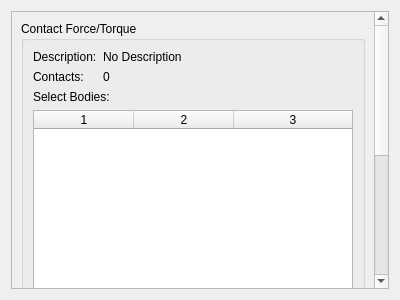
<?xml version="1.0" encoding="UTF-8"?>
<ui version="4.0">
 <class>ContactForceTorqueWidget</class>
 <widget class="QWidget" name="ContactForceTorqueWidget">
  <property name="geometry">
   <rect>
    <x>0</x>
    <y>0</y>
    <width>400</width>
    <height>300</height>
   </rect>
  </property>
  <property name="windowTitle">
   <string>Form</string>
  </property>
  <layout class="QGridLayout" name="gridLayout">
   <item row="0" column="0">
    <widget class="QScrollArea" name="_contactScroll">
     <property name="horizontalScrollBarPolicy">
      <enum>Qt::ScrollBarAlwaysOff</enum>
     </property>
     <property name="widgetResizable">
      <bool>true</bool>
     </property>
     <widget class="QWidget" name="_contactContents">
      <property name="geometry">
       <rect>
        <x>0</x>
        <y>-179</y>
        <width>364</width>
        <height>536</height>
       </rect>
      </property>
      <layout class="QGridLayout" name="gridLayout_3">
       <item row="0" column="0">
        <widget class="QGroupBox" name="_contactsGroupBox">
         <property name="title">
          <string>Contact Force/Torque</string>
         </property>
         <layout class="QGridLayout" name="gridLayout_6">
          <item row="0" column="0">
           <layout class="QFormLayout" name="_contactFormLayout">
            <item row="0" column="0">
             <widget class="QLabel" name="_contactDescriptionLabel">
              <property name="text">
               <string>Description:</string>
              </property>
             </widget>
            </item>
            <item row="0" column="1">
             <widget class="QLabel" name="_contactDescription">
              <property name="text">
               <string>No Description</string>
              </property>
              <property name="wordWrap">
               <bool>true</bool>
              </property>
             </widget>
            </item>
            <item row="1" column="0">
             <widget class="QLabel" name="_contactContactsLabel">
              <property name="text">
               <string>Contacts:</string>
              </property>
             </widget>
            </item>
            <item row="1" column="1">
             <widget class="QLabel" name="_contacts">
              <property name="text">
               <string>0</string>
              </property>
             </widget>
            </item>
           </layout>
          </item>
          <item row="1" column="0">
           <layout class="QVBoxLayout" name="_contactLayout">
            <item>
             <widget class="QLabel" name="_contactFilterLabel">
              <property name="text">
               <string>Select Bodies:</string>
              </property>
             </widget>
            </item>
            <item>
             <widget class="QTableWidget" name="_contactBodyPairs">
              <property name="editTriggers">
               <set>QAbstractItemView::NoEditTriggers</set>
              </property>
              <property name="selectionBehavior">
               <enum>QAbstractItemView::SelectRows</enum>
              </property>
              <property name="columnCount">
               <number>3</number>
              </property>
              <attribute name="horizontalHeaderShowSortIndicator" stdset="0">
               <bool>true</bool>
              </attribute>
              <attribute name="horizontalHeaderStretchLastSection">
               <bool>true</bool>
              </attribute>
              <attribute name="verticalHeaderVisible">
               <bool>false</bool>
              </attribute>
              <attribute name="verticalHeaderDefaultSectionSize">
               <number>20</number>
              </attribute>
              <column/>
              <column/>
              <column/>
             </widget>
            </item>
            <item>
             <widget class="QLabel" name="_contactListLabel">
              <property name="text">
               <string>Force/Torque:</string>
              </property>
             </widget>
            </item>
            <item>
             <widget class="QTableWidget" name="_contactTable">
              <property name="editTriggers">
               <set>QAbstractItemView::NoEditTriggers</set>
              </property>
              <property name="selectionBehavior">
               <enum>QAbstractItemView::SelectRows</enum>
              </property>
              <property name="columnCount">
               <number>1</number>
              </property>
              <attribute name="horizontalHeaderShowSortIndicator" stdset="0">
               <bool>true</bool>
              </attribute>
              <attribute name="horizontalHeaderStretchLastSection">
               <bool>true</bool>
              </attribute>
              <attribute name="verticalHeaderVisible">
               <bool>false</bool>
              </attribute>
              <attribute name="verticalHeaderDefaultSectionSize">
               <number>20</number>
              </attribute>
              <column/>
             </widget>
            </item>
           </layout>
          </item>
         </layout>
        </widget>
       </item>
      </layout>
     </widget>
    </widget>
   </item>
  </layout>
 </widget>
 <resources/>
 <connections/>
</ui>
